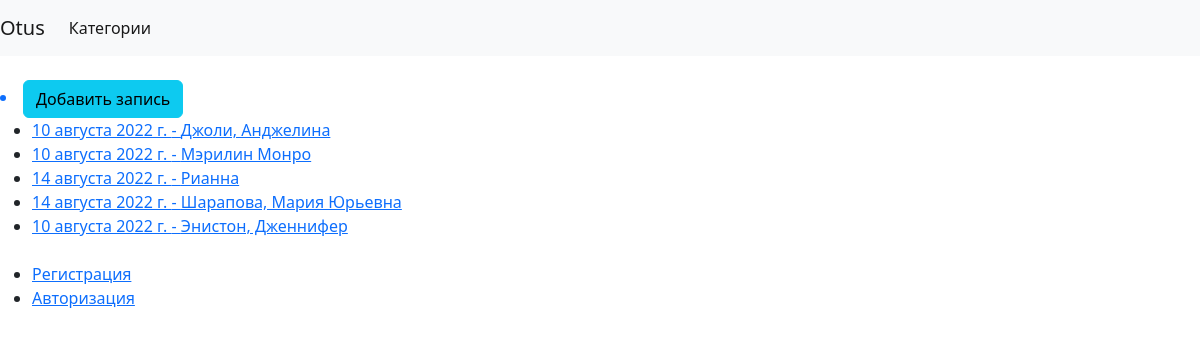
Before: / with the older database file.
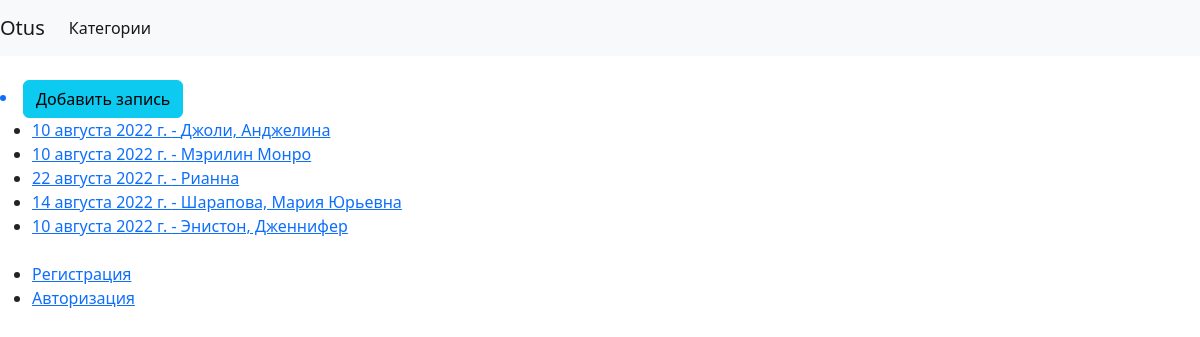
After: the same page with the newer database file.
### blog/models.py (models this page shows, shortened)
class Post(models.Model):
    author = models.ForeignKey(settings.AUTH_USER_MODEL, on_delete=models.CASCADE)
    title = models.CharField(max_length=200)
    text = models.TextField()
    created_date = models.DateTimeField(default=timezone.now)
    published_date = models.DateTimeField(blank=True, null=True)
    category = models.ManyToManyField(Category, related_name='posts')
    class Meta:
        verbose_name = 'Пост'
        verbose_name_plural = 'Посты'
        ordering = ['title']

### blog/views.py (the view)
# urls.py: path('', PostListView.as_view(), name='post-list'),
class PostListView(ListView):
    model = Post
    paginate_by = 100
    template_name = 'blog/post_list.html'
    def get_context_data(self, **kwargs):
        context = super().get_context_data(**kwargs)
        context['now'] = timezone.now()
        return context

### blog/templates/blog/post_list.html (shortened to what this page needs)
{% extends "blog/index.html" %}
{% block content %}
    <a href="{% url 'post-create' %}"><li><button class="btn btn-info">Добавить запись</button></li></a>
  <ul>
   {% for post in object_list %}
       <li><a href="/posts/{{post.pk}}">{{ post.published_date|date }} - {{ post.title }}</a></li>
{% empty %}
    <li>Пока нет поста.</li>
{% endfor %}
  </br><li><a href="/home/signup/">Регистрация</a></li>
      <li><a href="/accounts/login/">Авторизация</a></li>
</ul>
{% endblock %}

Changed rows visible on the page:
changed Post "Рианна": published_date "14 августа 2022 г." → "22 августа 2022 г."
